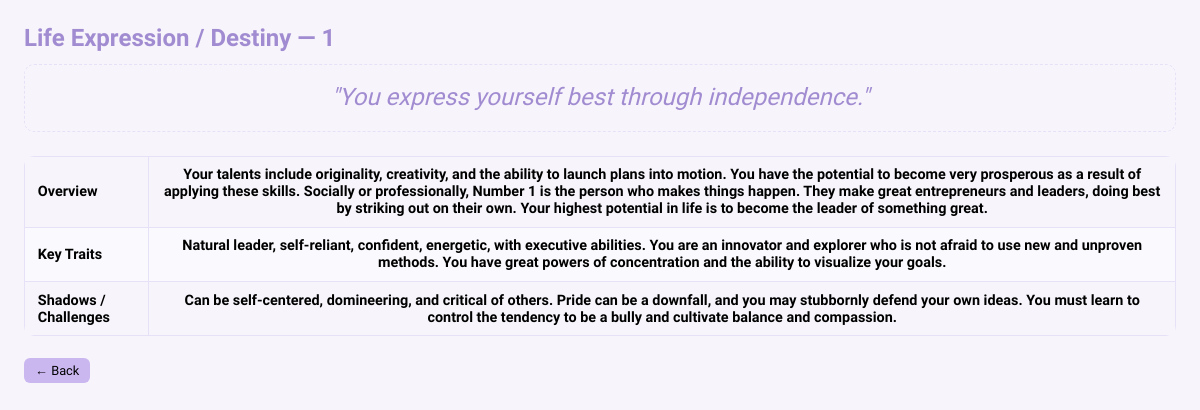
Screenshot of /numerology/details/life-expression/1 with the database file from the repository.
### numerology_app/models.py (models this page shows)
class LifeExpression(db.Model):
    __tablename__ = "life_expression"
    id = db.Column(db.Integer, primary_key=True)
    number = db.Column(db.String(5), nullable=False, unique=True)
    description = db.Column(db.Text)
    key_traits = db.Column(db.Text)
    shadows = db.Column(db.Text)

### numerology_app/routes/numerology_details.py (the view)
@numerology_details_bp.route("/life-expression/<int:number>")
def life_expression_detail(number):
    data = LifeExpression.query.filter_by(number=str(number)).first()
    return render_template("numerology/details/life_expression.html", number=number, data=data)

### numerology_app/templates/numerology/details/life_expression.html (shortened to what this page needs)
{% extends "base.html" %}
{% block content %}
<section class="numerology-detail">
  <h1>Life Expression / Destiny — {{ number }}</h1>
  {% if data %}
    {% if data.description %}
      {% set parts = data.description.split('.', 1) %}
      <h2 class="expression-subtitle">
        "{{ parts[0] | trim }}."
      </h2>
      <table class="detail-table">
        <tbody>
          <tr>
            <td><strong>Overview</strong></td>
            <td>{{ parts[1] | trim if parts|length > 1 else "—" }}</td>
          </tr>
          <tr><td><strong>Key Traits</strong></td><td>{{ data.key_traits or "—" }}</td></tr>
          <tr><td><strong>Shadows / Challenges</strong></td><td>{{ data.shadows or "—" }}</td></tr>
        </tbody>
      </table>
    {% endif %}
  {% else %}
    <p>No data found for Expression {{ number }}.</p>
  {% endif %}
  <p style="margin-top:1.5rem;"><a href="{{ url_for('numerology.numerology_home') }}" class="secondary compact-button">← Back</a></p>
</section>
{% endblock %}

### numerology_app/static/css/custom.css (style rules this page uses)
:root { color-scheme: light !important; --pico-background-color: #ffffff !important; --pico-color: #a18cd1 !important; --color-bg: #F7F5FB; --color-surface: #FFFFFF; --color-accent: #A18CD1; --color-accent-light: #CBB7F0; --color-border: #E7E1F7; --color-hover: #917BC5; --color-text: #000000; --radius: 10px; --shadow: 0 2px 8px rgba(0, 0, 0, 0.06); --pico-form-element-background-color: var(--color-surface); --pico-form-element-border-color: var(--color-border); --pico-form-element-color: #333333; }
html, body { height: 100%; background-color: var(--color-bg); font-family: 'Funnel Sans', sans-serif; color: var(--color-text); margin: 0; padding: 0; }
h1, h2, h3, h4 { color: var(--color-accent); font-weight: 600; margin-top: 0; margin-bottom: 0.75rem; }
a { color: var(--color-accent); text-decoration: none; }
.primary-table, .detail-table { width: 100%; border-collapse: collapse; border-radius: var(--radius); overflow: hidden; font-size: 0.9rem; }
.primary-table th, .primary-table td, .detail-table th, .detail-table td { border: 1px solid var(--color-border); padding: 0.6rem 0.8rem; text-align: left; vertical-align: middle; }
.primary-table td:nth-child(2), .detail-table td:nth-child(2) { text-align: center; font-weight: 600; }
.primary-table tr:nth-child(even), .detail-table tr:nth-child(even) { background: #FAF9FD; }
button, .compact-button, .secondary { border: none; border-radius: 6px; padding: 0.45rem 0.9rem; font-family: inherit; font-weight: 500; cursor: pointer; transition: all 0.2s ease-in-out; white-space: nowrap; }
.compact-button { background-color: var(--color-accent); color: white; }
.secondary { font-size: 0.8rem; padding: 0.3rem 0.7rem; background-color: var(--color-accent-light); color: var(--color-text); }

### numerology_app/templates/numerology/details/life_expression.html (style rules this page uses)
.expression-subtitle { font-size: 1.5rem; font-weight: 500; font-style: italic; color: var(--color-accent); text-align: center; padding: 1rem; margin: 0.5rem 0 1.5rem 0; border: 1px dashed var(--color-border); border-radius: var(--radius); line-height: 1.4; }
.numerology-detail .detail-table { margin-top: 0; }

### rows the page displays
LifeExpression: key_traits "Natural leader, self-reliant, confident, energetic, with executive abilities. You are an innovator and explorer who is not afraid to use new and unproven methods. You have great powers of concentration and the ability to visualize your goals.", shadows "Can be self-centered, domineering, and critical of others. Pride can be a downfall, and you may stubbornly defend your own ideas. You must learn to control the tendency to be a bully and cultivate balance and compassion."

### other values shown
{{ number }} "1"
{{ parts[0] | trim }} "You express yourself best through independence"
